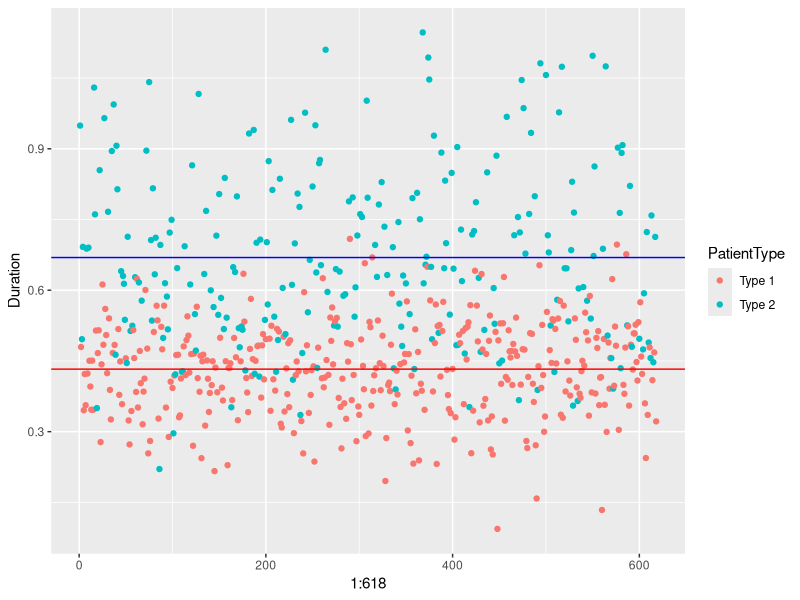
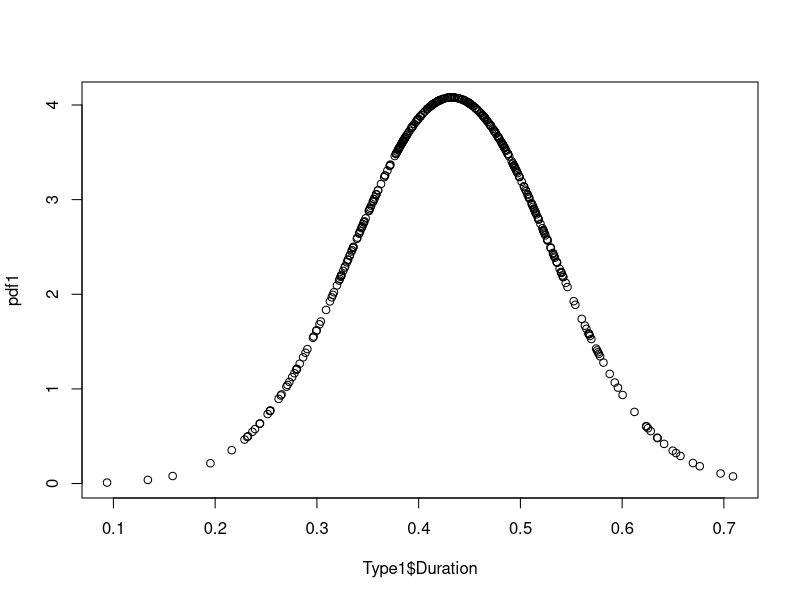
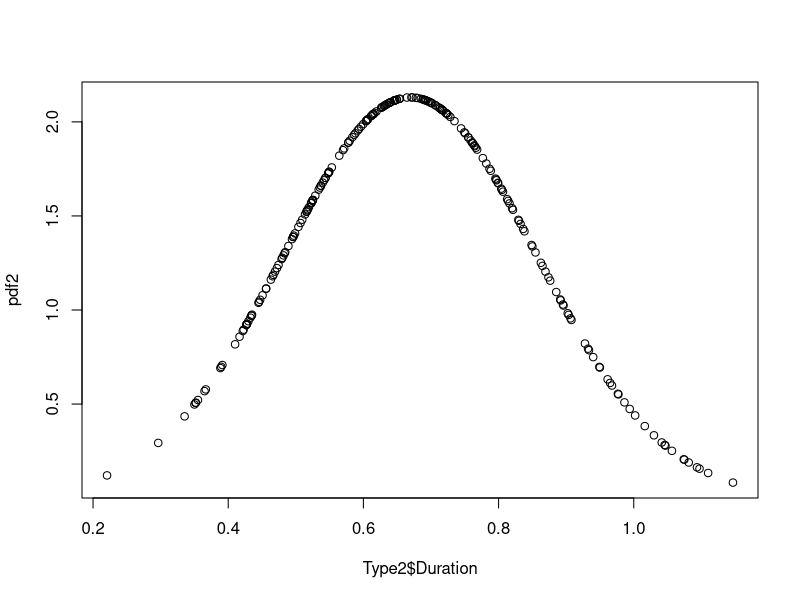
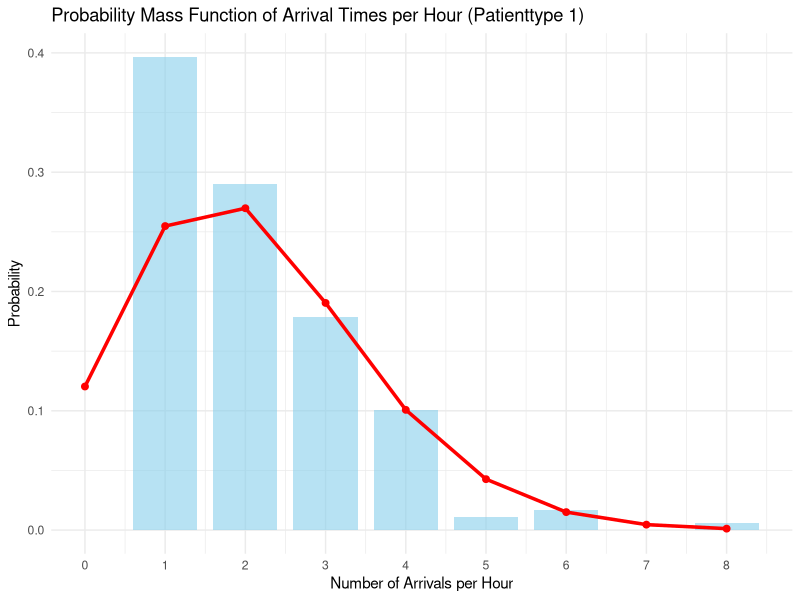
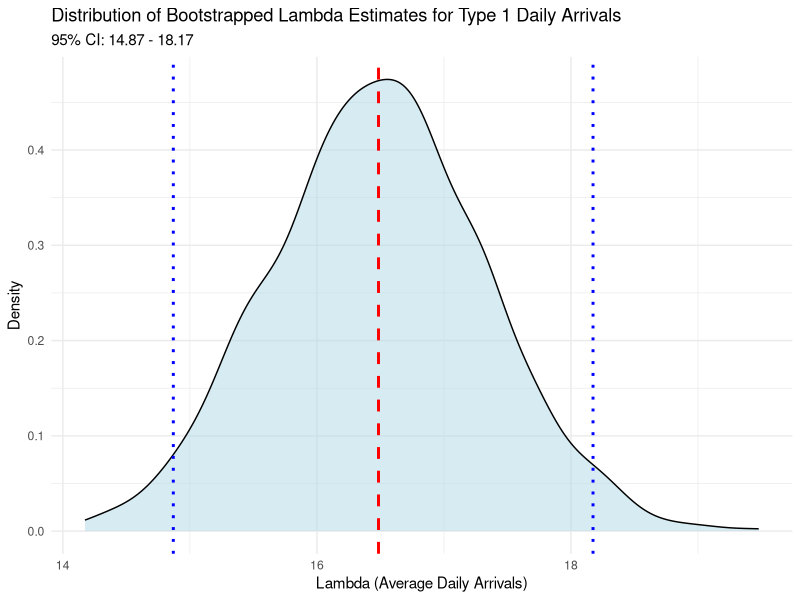

These charts were generated, in order, by the following R code:
rm(list=ls())
library(ggplot2)
library(MASS)
library(tidyverse)
library(zoo)

#Datasets
ScanRecords <- read.csv("ScanRecords.csv")
ScanRecords$Date <- as.Date(ScanRecords$Date)
Type1 <- dplyr::filter(ScanRecords, PatientType=="Type 1") #Ik moest dplyr:: toevoegen want hij had een conflict met een ander package
Type2 <- dplyr::filter(ScanRecords, PatientType=="Type 2") #Ik moest dplyr:: toevoegen want hij had een conflict met een ander package

#Duration Scatterplot 
ggplot(ScanRecords, aes(x=1:618, y=Duration, color = PatientType))+
  geom_point() +
  geom_hline(yintercept = mean(Type1$Duration), color = "red") +
  geom_hline(yintercept = mean(Type2$Duration), color = "blue")

#Duration Normal Distribution PDF plot
pdf1 <- dnorm(Type1$Duration, mean=mean(Type1$Duration), sd = sd(Type1$Duration))
plot(Type1$Duration, pdf1)
pdf2 <- dnorm(Type2$Duration, mean=mean(Type2$Duration), sd = sd(Type2$Duration))
plot(Type2$Duration, pdf2)

#Arrival time/Poisson Process 
  #Only for patienttype 1 

# Step 1: Round the data to get hourly data (we could change this to get daily or half hour intervals)
ScanRecords$Time <- round(ScanRecords$Time) 

# Step 2: Count the number of arrivals per hour per day
hourly_counts <- ScanRecords %>%
  group_by(Date, PatientType, Time) %>%
  summarise(count = n()) %>%
  ungroup()

# Step 3: Calculate the mean arrival rate (lambda) per hour for patientype 1
hourly_counts1 <- dplyr::filter(hourly_counts, PatientType=="Type 1")
lambda_type1_hourly <- mean(hourly_counts1$count) 

# Step 4: Create the observed PMF by calculating the frequency of each count value
observed_pmf1 <- hourly_counts1 %>%
  count(count) %>%
  mutate(prob = n / sum(n))

# Step 5: Generate the theoretical Poisson PMF based on the mean arrival rate
# Generate the counts we observed (unique arrival values)
max_count <- max(hourly_counts1$count)
theoretical_pmf1 <- data.frame(
  count = 0:max_count,
  prob = dpois(0:max_count, lambda_type1_hourly)
)

# Step 6: Plot the observed PMF and overlay the theoretical Poisson PMF
ggplot() +
  geom_bar(data = observed_pmf1, aes(x = count, y = prob), stat = "identity", fill = "skyblue", alpha = 0.6, width = 0.8) +
  geom_line(data = theoretical_pmf1, aes(x = count, y = prob), color = "red", size = 1.2) +
  geom_point(data = theoretical_pmf1, aes(x = count, y = prob), color = "red", size = 2) +
  labs(x = "Number of Arrivals per Hour", y = "Probability", title = "Probability Mass Function of Arrival Times per Hour (Patienttype 1)") +
  theme_minimal() +
  theme(legend.position = "top") +
  scale_x_continuous(breaks = 0:max_count)

# ARRIVAL TIMES TYPE 1 patient (daily)
# Count daily arrivals for Type 1
daily_arrivals_type1 <- Type1 %>%
  group_by(Date) %>%
  summarise(daily_count = n())

# Calculate mean arrival rate (lambda) for Poisson distribution
lambda_type1_daily <- mean(daily_arrivals_type1$daily_count)

# Parametric Bootstrap to estimate uncertainty for lambda
bootstrap_lambda <- replicate(1000, {
  sample_counts <- rpois(n = nrow(daily_arrivals_type1), lambda = lambda_type1_daily)
  mean(sample_counts)
})

# Create a data frame for the bootstrapped lambdas
bootstrap_lambda_df <- data.frame(lambda = bootstrap_lambda)

# Calculate the mean of the bootstrap lambdas
mean_lambda <- mean(bootstrap_lambda)

# Calculate 95% confidence interval for bootstrap lambda values
lambda_ci <- quantile(bootstrap_lambda_df$lambda, probs = c(0.025, 0.975))

# Plot the distribution of bootstrap lambda values with mean and confidence interval lines
ggplot(bootstrap_lambda_df, aes(x = lambda)) +
  geom_density(fill = "lightblue", alpha = 0.5) +             # Density plot of bootstrap lambdas
  geom_vline(xintercept = mean_lambda, color = "red",         # Line at mean lambda
             linetype = "dashed", size = 1) +
  geom_vline(xintercept = lambda_ci[1], color = "blue",       # Lower bound of CI
             linetype = "dotted", size = 1) +
  geom_vline(xintercept = lambda_ci[2], color = "blue",       # Upper bound of CI
             linetype = "dotted", size = 1) +
  labs(title = "Distribution of Bootstrapped Lambda Estimates for Type 1 Daily Arrivals",
       subtitle = paste("95% CI:", round(lambda_ci[1], 2), "-", round(lambda_ci[2], 2)),
       x = "Lambda (Average Daily Arrivals)", y = "Density") +
  theme_minimal()

#dit is testtestest
#dfsdklfjsd
#soifjakodfsja
#ftyhhgfngfhb
